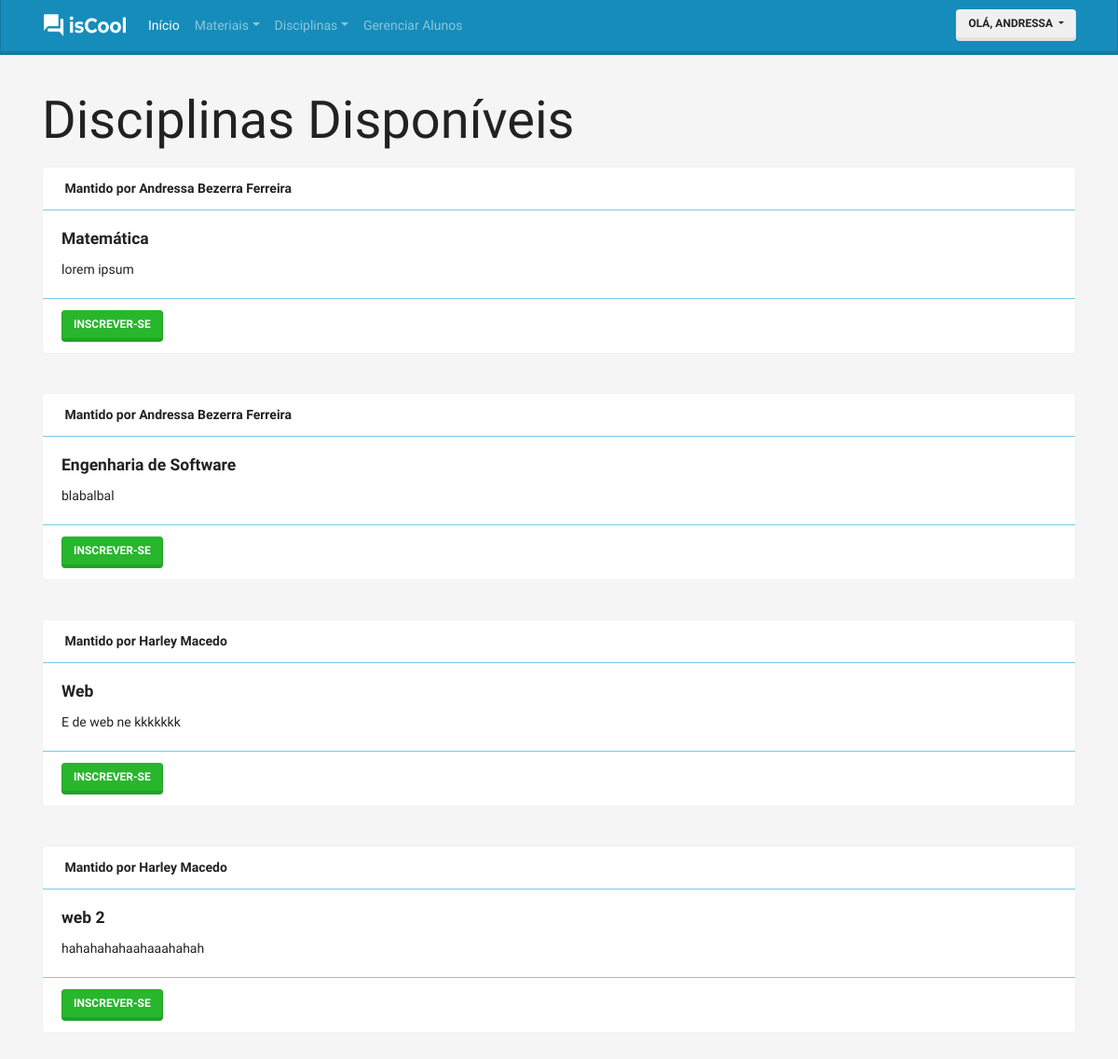
/disciplina/ver-disciplinas/ (signed in), run on the app's committed database.
### accounts/models.py (models this page shows, shortened)
class User(AbstractBaseUser, PermissionsMixin):
    username = models.CharField(
        'Apelido / Usuário', max_length=30, unique=True, validators=[
            validators.RegexValidator(
                re.compile('^[\w.@+-]+$'),
                'Informe um nome de Usuário Válido. '
                'Este valor deve conter apenas letras e números.'
                'e os caracteres: @/./+/-/_.'
                , 'invalid'
            )
        ], help_text='Um nome curto que será usado para identificá-lo de forma única na plataforma'
    )
    name = models.CharField('Nome', max_length=100, blank=True)
    email = models.EmailField('E-mail')
    is_staff = models.BooleanField('Equipe', default=False)
    is_active = models.BooleanField('Ativo', default=True)
    date_joined = models.DateTimeField('Data de Entrada', auto_now_add=True)
    is_student = models.BooleanField('Aluno', default=False)
    is_moderator = models.BooleanField('Moderador', default=False)
    is_teacher = models.BooleanField('Professor', default=False)
    avatar = models.ImageField('Avatar', upload_to='avatars', blank='true', default='avatars/user.png')
    USERNAME_FIELD = 'username'
    REQUIRED_FIELDS = ['email']
    objects = UserManager()
    class Meta:
        verbose_name = 'Usuário'
        verbose_name_plural = 'Usuários'
    def __str__(self):
        return self.name or self.username
    def get_short_name(self):
        return str(self).split(" ")[0]

### discipline/models.py (models this page shows, shortened)
class Discipline(models.Model):
    teacher = models.ForeignKey('accounts.User', verbose_name='Professor(a)', on_delete=models.CASCADE)
    name = models.CharField('Nome', max_length=25)
    description = models.TextField('Descição')
    class Meta:
        verbose_name = 'Disciplina'
        verbose_name_plural = 'Disciplinas'

### discipline/views.py (called while the page is built)
    def __call__(self, request):
        if request.method == 'POST':
            form = RegisterStudentForm(request.POST)
            if form.is_valid:
                form.save()
            else:
                print(form.errors)
        else:
            form = RegisterStudentForm()
        context = {
            'form': RegisterStudentForm,
            'disciplines': Discipline.objects.all(),
            'registers': RegisterStudent.objects.get_queryset().filter(student=request.user),
        }
        return render(request, 'discipline/list-disciplines.html', context)

### discipline/templates/discipline/list-disciplines.html (shortened to what this page needs)
{% extends "base.html" %}
{% load widget_tweaks %}
{% load thumbnail %}
{% block container %}
  <div class="container margin-top">
    <p class="display-4">Disciplinas Disponíveis</p>
    {% for discipline in disciplines %}
        <div class="card bg-light">
          <div class="card-header bg-transparent border-info">
             <strong>Mantido por {{discipline.teacher}}</strong>
           </div>
        <div class="card-body">
          <h5 class="card-title"><strong>{{discipline.name}}</strong></h5>
          <p class="card-text">{{discipline.description}}</p>
        </div>
        <div class="card-footer bg-transparent border-info">
          <form class="" action="" method="post">
            <button type="submit" class="btn btn-success" name="button">Inscrever-se</button>
          </form>
        </div>
      </div>
      <br><br>
    {% endfor %}
    </div>
{% endblock %}

### core/templates/base.html (shortened to what this page needs)
<!doctype html>
{% load static %}
<html lang="pt">
<head>
  <link rel="stylesheet" href="{% static 'css/bootstrap.min.css' %} ">
  <link rel="stylesheet" href="{% static 'css/extra.css' %}">
</head>
<body>
  <nav class="navbar navbar-expand-lg navbar-dark bg-primary fixed-top">
    <div class="container d-flex justify-content-between">
    <a class="navbar-brand" href="/">
      <img src="{% static "img/logo_index.png" %}" width="90" height="28" class="d-inline-block align-top" alt="">
    </a>
    <div class="collapse navbar-collapse" id="navbarColor01">
        <ul class="navbar-nav mr-auto">
          <li class="nav-item active">
            <a class="nav-link" href="/">Início <span class="sr-only">(current)</span></a>
          </li>
      {% if user.is_teacher %}
      <li class="nav-item">
        <li class="nav-item dropdown">
            <a class="nav-link dropdown-toggle" data-toggle="dropdown" href="#" role="button" aria-haspopup="true" aria-expanded="false">Materiais</a>
          </li>
          <li class="nav-item dropdown">
            <a class="nav-link dropdown-toggle" data-toggle="dropdown" href="#" role="button" aria-haspopup="true" aria-expanded="false">Disciplinas</a>
          </li>
      {% endif %}
        </li>
        <li class="nav-item">
        {% if user.is_teacher == True %}
          <li class="nav-item">
            <a class="nav-link" href="{% url 'discipline:listStudent' %}">Gerenciar Alunos</a>
          </li>
        {% endif %}
      </ul>
        <div class="nav-item dropdown">
          <button type="button" class="btn btn-secondary dropdown-toggle" data-toggle="dropdown" aria-haspopup="true" aria-expanded="false">
            olá, {{user.get_short_name}}
         </button>
        </div>
      </div>
    </div>
  </nav>
  {% block container %}
  {% endblock %}
</body>
</html>

### core/static/css/extra.css (style rules this page uses)
.margin-top { margin-top: 6rem; }
body { background-color: #f5f5f5; }

### data on the page
User: get_short_name "ANDRESSA"
Discipline: teacher "Andressa Bezerra Ferreira", name "Matemática", description "lorem ipsum"
Discipline: teacher "Andressa Bezerra Ferreira", name "Engenharia de Software", description "blabalbal"
Discipline: teacher "Harley Macedo", name "Web", description "E de web ne kkkkkkk"
Discipline: teacher "Harley Macedo", name "web 2", description "hahahahahaahaaahahah"
